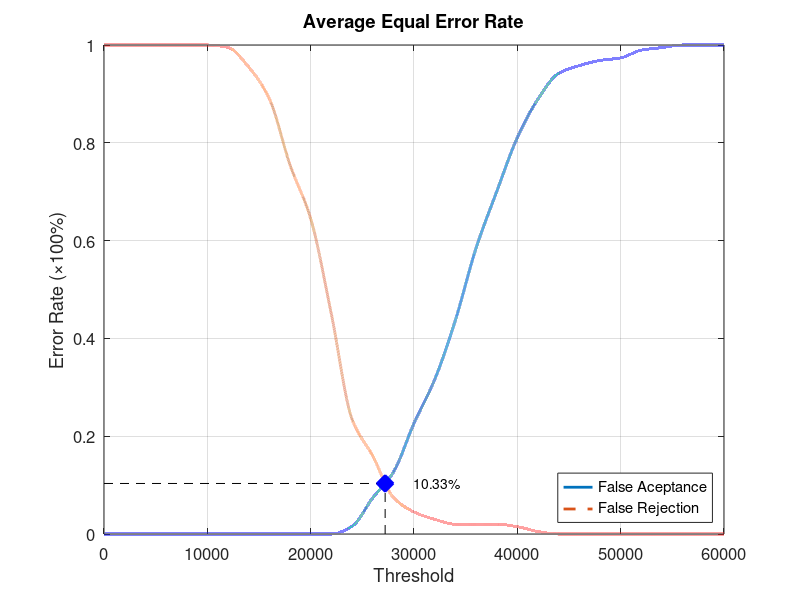
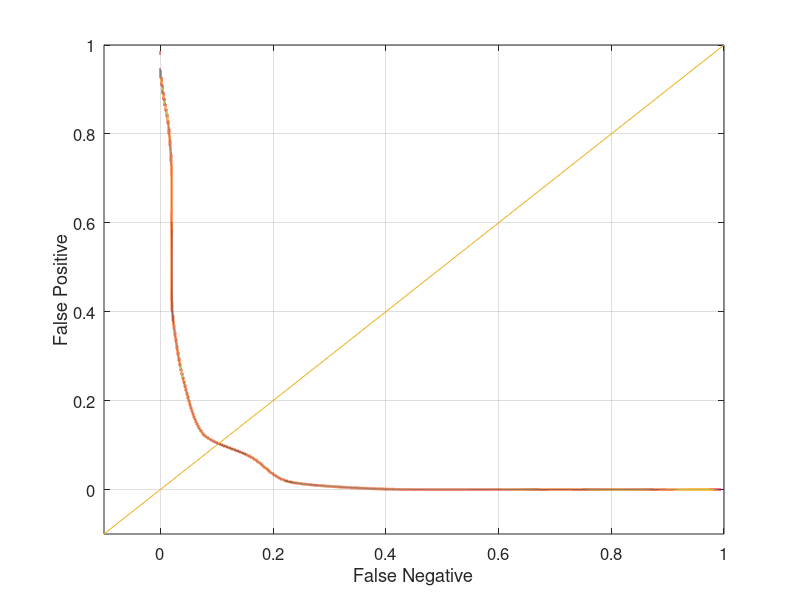

Source code (MATLAB) for these figures, in order:
function yEER = Database1_3
close all;
clear;
clc;
x = 0:2000:60000;
xq = 0:0.5:60000;

y0 = [0 0 0 0 0 0 0 0 0 0 0 0 0.0157895 0.0736842 0.126316 0.226316 0.315789 0.436842 0.584211 0.7 0.810526 0.889474 0.942105 0.957895 0.968421 0.973684 0.989474 0.994737 1 1 1];
yy0 = interp1(x, y0, xq, 'pchip');
y1 = [1 1 1 1 1 1 0.995 0.955 0.89 0.755 0.645 0.45 0.235 0.16 0.075 0.045 0.03 0.02 0.02 0.02 0.015 0.005 0 0 0 0 0 0 0 0 0];
yy1 = interp1(x, y1, xq, 'pchip');

% Calculating EER: 
y2 = abs(y0 - y1);
find(y2 == min(y2))
yy2 = abs(yy0 - yy1);
xEER = find(yy2 == min(yy2));
xEERIndex = xq(xEER) % X-axis EER
yEER = yy0(xEER) % Y-axis EER

main = figure
plot(xq, yy0,'-','LineWidth', 2);	hold on
plot(xq, yy1,'--','LineWidth', 2);	hold on
plot([xEERIndex xEERIndex], [0 yEER], 'k--');	hold on
plot([0 xEERIndex], [yEER yEER], 'k--');	hold on
plot(xEERIndex, yEER, 'bx', 'LineWidth', 10);	hold on
text(xEERIndex + 10 * xEERIndex / 100, yEER, [num2str(round((10000 * yEER)) / 100) '%'])
legend('False Aceptance', 'False Rejection', 'Location', 'SouthEast')
xlabel('Threshold')
ylabel('Error Rate (\times100%)')
title('Average Equal Error Rate')
set(gca, 'FontSize', 12)
axis([0 60000 0 1])
grid on

print(main, 'Database1_3Main', '-dpng');
FNRxFPR = figure('Color', [1 1 1]);
plot(yy1, yy0, '-', yy1, yy0, 'LineWidth', 2);
hold on
y = -0.1:0.1:1
plot(y, y); 
set(gca, 'FontSize', 12)
xlabel('False Negative')
ylabel('False Positive')
axis([-0.1 1 -0.1 1])
set(gca, 'FontSize', 12)
grid on

print(FNRxFPR, 'Database1_3FNRxFPR','-dpng');
end
